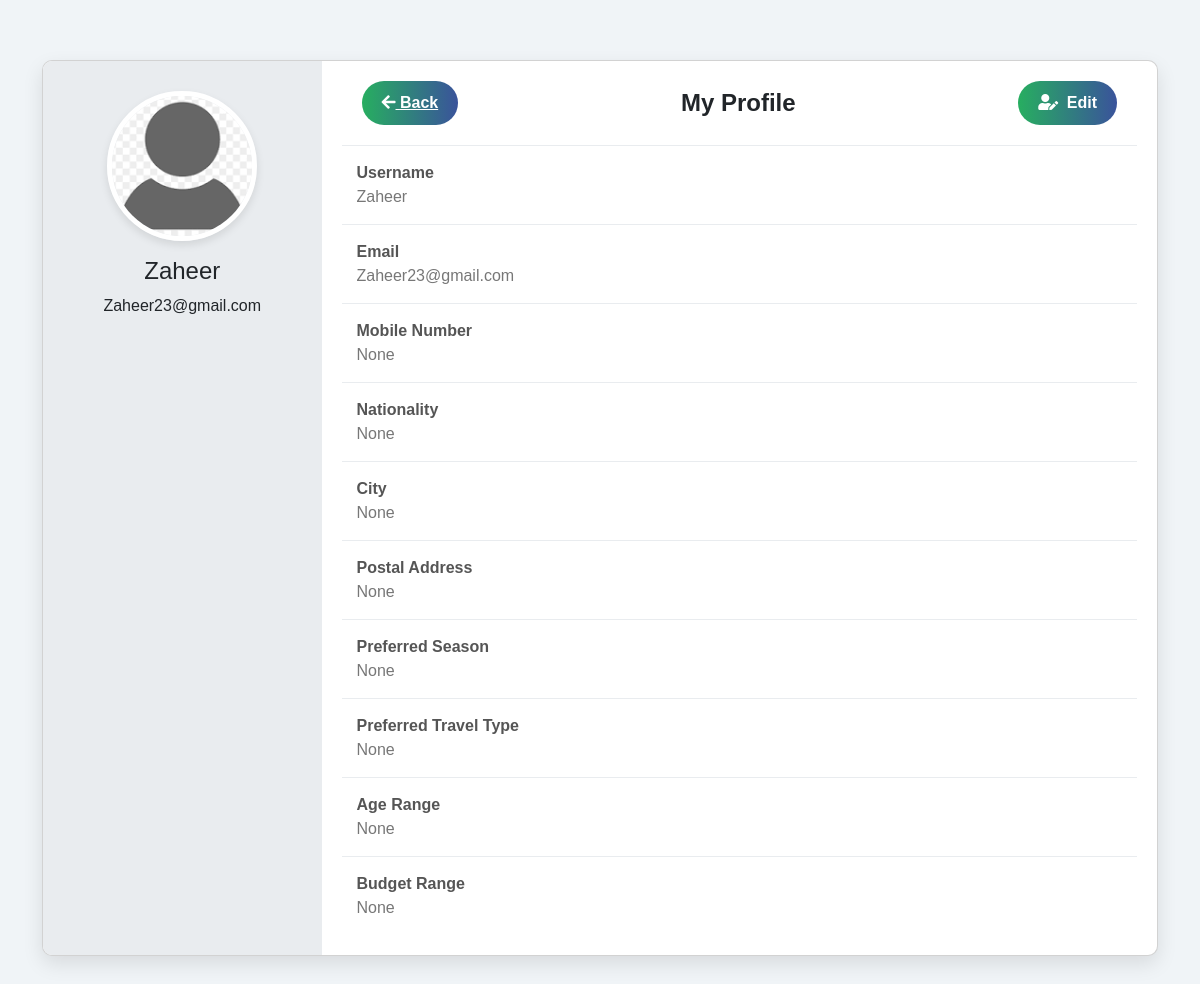
The app's page /users/profile-update/ (signed in) with its own data.
### users/models.py (models this page shows, shortened)
class CustomUser(AbstractUser):
    mobile_number = models.CharField(max_length=15, unique=True, blank=True, null=True)
    nationality = models.CharField(max_length=50, blank=True, null=True)
    city = models.CharField(max_length=50, blank=True, null=True)
    postal_address = models.TextField(blank=True, null=True)
    preferred_season = models.CharField(max_length=20, blank=True, null=True)
    preferred_travel_type = models.CharField(max_length=50, blank=True, null=True)
    age_range = models.CharField(max_length=20, blank=True, null=True)
    budget_range = models.CharField(max_length=50, blank=True, null=True)
    profile_picture = models.ImageField(upload_to='profile_pics/', blank=True, null=True)

### users/views.py (the view)
# urls.py: path('profile-update/', views.profile_update, name='profile_update'),
@login_required
def profile_update(request):
    if request.method == 'POST':
        form = CustomUserForm(request.POST, request.FILES, instance=request.user)
        if form.is_valid():
            form.save()
            return redirect('dashboard')
    else:
        form = CustomUserForm(instance=request.user)
    return render(request, 'users/profile_update.html', {'form': form})

### users/templates/users/profile_update.html (shortened to what this page needs)
{% load static %}
<!DOCTYPE html>
<html lang="en">
<head>
  <link href="https://cdn.jsdelivr.net/npm/bootstrap@5.3.0-alpha1/dist/css/bootstrap.min.css" rel="stylesheet">
  <link rel="stylesheet" href="https://use.fontawesome.com/releases/v5.15.4/css/all.css">
</head>
<body>
<div class="container profile-container">
  <div class="card profile-card">
    <div class="row g-0">
      <div class="col-md-3 profile-left">
        {% if user.profile_picture %}
          <img src="{{ user.profile_picture.url }}" alt="Profile Picture">
        {% else %}
          <img src="{% static 'img/default_avatar.png' %}" alt="Default Avatar">
        {% endif %}
        <h4 class="mt-3">{{ user.username }}</h4>
        <p>{{ user.email }}</p>
      </div>
      <div class="col-md-9 profile-center">
        <div class="profile-header">
          <a href="javascript:history.back()" class="btn-back">
            <i class="fas fa-arrow-left"></i> Back
          </a>
          <h4 id="profile-title">My Profile</h4>
          <button class="btn-edit" data-bs-toggle="modal" data-bs-target="#editModal">
            <i class="fas fa-user-edit me-1"></i> Edit
          </button>
        </div>
        <div id="view-mode">
          <div class="info-group">
            <label>Username</label>
            <p>{{ user.username }}</p>
          </div>
          <div class="info-group">
            <label>Email</label>
            <p>{{ user.email }}</p>
          </div>
          <div class="info-group">
            <label>Mobile Number</label>
            <p>{{ user.mobile_number }}</p>
          </div>
          <div class="info-group">
            <label>Nationality</label>
            <p>{{ user.nationality }}</p>
          </div>
          <div class="info-group">
            <label>City</label>
            <p>{{ user.city }}</p>
          </div>
          <div class="info-group">
            <label>Postal Address</label>
            <p>{{ user.postal_address }}</p>
          </div>
          <div class="info-group">
            <label>Preferred Season</label>
            <p>{{ user.preferred_season }}</p>
          </div>
          <div class="info-group">
            <label>Preferred Travel Type</label>
            <p>{{ user.preferred_travel_type }}</p>
          </div>
          <div class="info-group">
            <label>Age Range</label>
            <p>{{ user.age_range }}</p>
          </div>
          <div class="info-group">
            <label>Budget Range</label>
            <p>{{ user.budget_range }}</p>
          </div>
        </div>
      </div>
    </div>
  </div>
</div>
</body>
</html>

### users/templates/users/profile_update.html (style rules this page uses)
body { background-color: #f0f4f7; font-family: 'Montserrat', sans-serif; }
.profile-container { margin-top: 60px; margin-bottom: 60px; }
.profile-card { background-color: #fff; border-radius: 10px; box-shadow: 0 8px 20px rgba(0,0,0,0.1); overflow: hidden; }
.profile-left { background-color: #e9ecef; text-align: center; padding: 30px; }
.profile-left img { width: 150px; height: 150px; border-radius: 50%; object-fit: cover; border: 5px solid #fff; box-shadow: 0 4px 8px rgba(0,0,0,0.1); }
.profile-center { padding: 0 20px 20px 20px; }
.profile-header { padding: 20px; border-bottom: 1px solid #e9ecef; display: flex; justify-content: space-between; align-items: center; }
.profile-header h4 { margin: 0; font-weight: 700; }
.btn-back, .btn-edit, .btn-save { background: linear-gradient(90deg, #27ae60, #3a539b); border: none; border-radius: 30px; padding: 10px 20px; color: #fff; font-weight: 600; transition: transform 0.3s, opacity 0.3s; }
.info-group { padding: 15px; border-bottom: 1px solid #e9ecef; }
.info-group:last-child { border-bottom: none; }
.info-group label { font-weight: 600; display: block; color: #555; }
.info-group p { margin: 0; color: #777; }

### records on screen
CustomUser: username "Zaheer", email "Zaheer23@gmail.com", mobile_number "None", nationality "None", city "None", postal_address "None", preferred_season "None", preferred_travel_type "None", age_range "None", budget_range "None"
